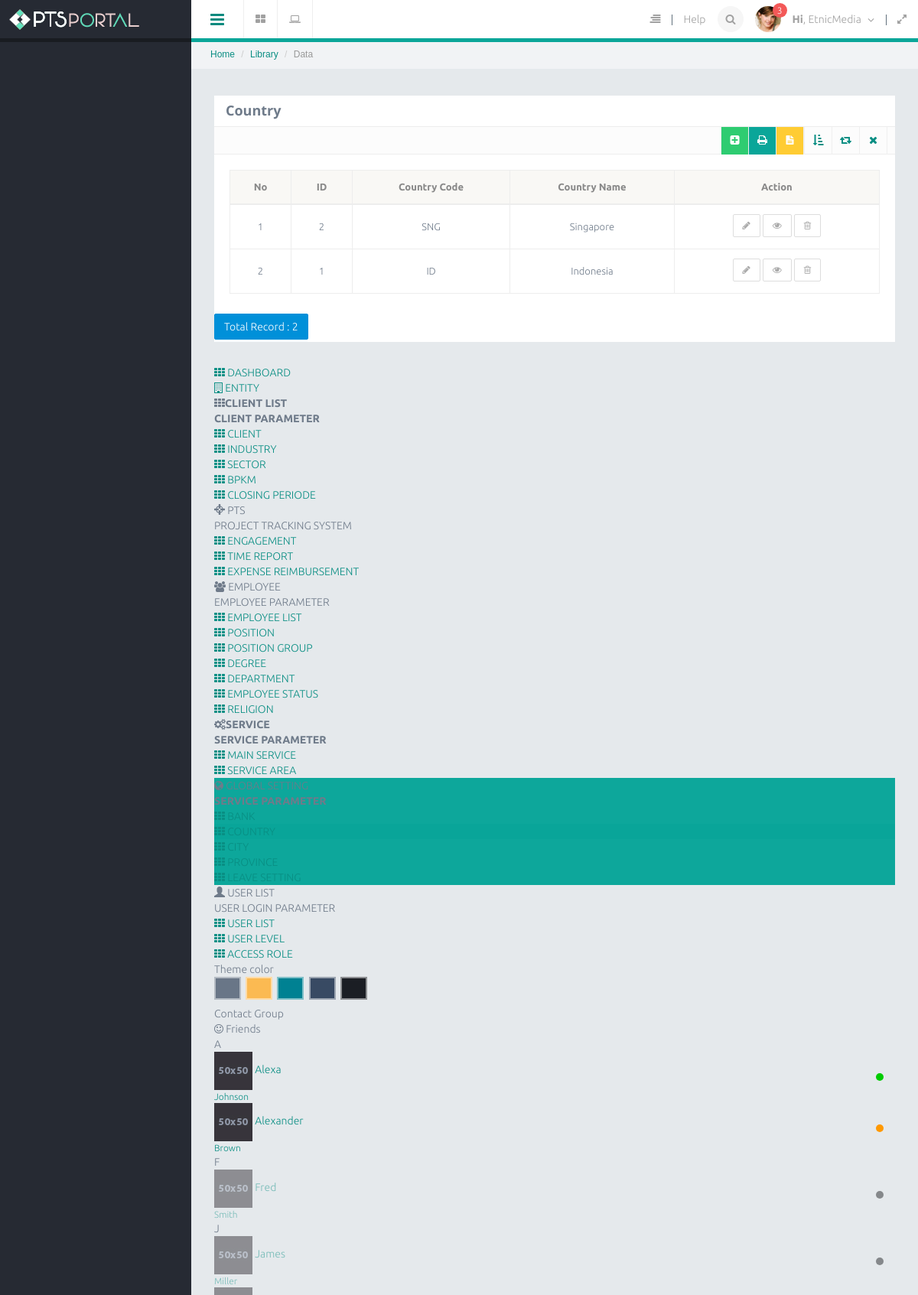
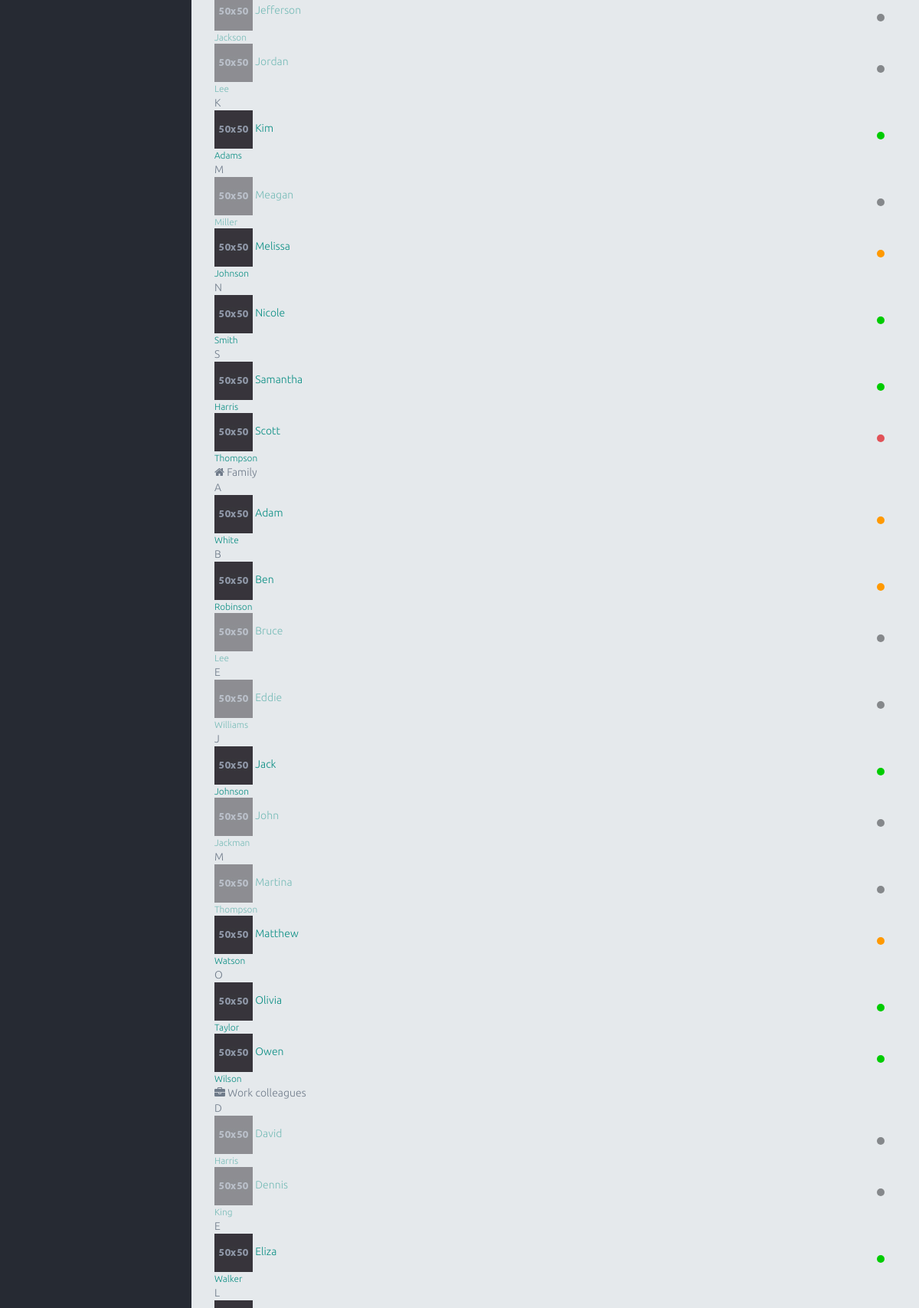
Screenshot of /index.php/country (upper part) with the database file from the repository (2 pictures, top to bottom).
### tables this page shows
CREATE TABLE `country` (
  `id` int(11) NOT NULL AUTO_INCREMENT,
  `CountryCode` varchar(5) NOT NULL,
  `CountryName` varchar(50) NOT NULL,
  `CountryDeleted` tinyint(4) NOT NULL,
  PRIMARY KEY (`id`)
);

### application/libraries/Template.php (called while the page is built, shortened)
<?php
class Template{
    protected $_CI;
    function __construct(){
        $this->_CI=&get_instance();
    }
    function caplet($template,$data=null){
        $data['_content']=$this->_CI->load->view($template,$data,true);
        $data['_header']=$this->_CI->load->view('themes/caplet/header',$data,true);
        $data['_slideleft']=$this->_CI->load->view('themes/caplet/slideleft',$data,true);
        $data['_modal_message']=$this->_CI->load->view('themes/caplet/modal_message',$data,true);
        $data['_modal_notification']=$this->_CI->load->view('themes/caplet/modal_notification',$data,true);
        $data['_leftnav']=$this->_CI->load->view('themes/caplet/leftnav',$data,true);
        $data['_rightnav']=$this->_CI->load->view('themes/caplet/rightnav',$data,true);
        $data['_sidebar']=$this->_CI->load->view('themes/caplet/sidebar',$data,true);
        $this->_CI->load->view('themes/caplet.php',$data);
    }
}

### application/controllers/Country.php (called while the page is built, shortened)
<?php
class Country extends CI_Controller
{
    public function index()
    {
        $q = urldecode($this->input->get('q', TRUE));
        $start = intval($this->input->get('start'));
        if ($q <> '') {
            $config['base_url'] = base_url() . 'country/index.html?q=' . urlencode($q);
            $config['first_url'] = base_url() . 'country/index.html?q=' . urlencode($q);
        } else {
            $config['base_url'] = base_url() . 'country/';
            $config['first_url'] = base_url() . 'country/';
        }
        $config['per_page'] = 10;
        $config['page_query_string'] = TRUE;
        $config['total_rows'] = $this->Mcountry->total_rows($q);
        $country = $this->Mcountry->get_limit_data($config['per_page'], $start, $q);
        $this->pagination->initialize($config);
        $data = array(
            'country_data' => $country,
            'q' => $q,
            'pagination' => $this->pagination->create_links(),
            'total_rows' => $config['total_rows'],
            'start' => $start,
        );
        $this->template->caplet('country/country_list', $data);
    }
}

### index.php (called while the page is built, shortened)
<?php
require_once BASEPATH.'core/CodeIgniter.php';

### application/config/config.php (called while the page is built, shortened)
<?php
$config['base_url'] = "http://".$_SERVER['HTTP_HOST'];
$config['base_url'] .= preg_replace('@/+$@','',dirname($_SERVER['SCRIPT_NAME'])).'/';
$config['index_page'] = '';
$config['uri_protocol']	= 'REQUEST_URI';
$config['url_suffix'] = 'html';
$config['language']	= 'english';
$config['charset'] = 'UTF-8';
$config['enable_hooks'] = FALSE;
$config['subclass_prefix'] = 'MY_';
$config['composer_autoload'] = FALSE;
$config['permitted_uri_chars'] = 'a-z 0-9~%.:_\-';
$config['allow_get_array'] = TRUE;
$config['enable_query_strings'] = FALSE;
$config['controller_trigger'] = 'c';
$config['function_trigger'] = 'm';
$config['directory_trigger'] = 'd';
$config['log_threshold'] = 0;
$config['log_path'] = '';
$config['log_file_extension'] = '';
$config['log_file_permissions'] = 0644;
$config['log_date_format'] = 'Y-m-d H:i:s';
$config['error_views_path'] = '';
$config['cache_path'] = '';
$config['cache_query_string'] = FALSE;
$config['encryption_key'] = 'randomstring';
$config['sess_driver'] = 'files';
$config['sess_cookie_name'] = 'ci_session';
$config['sess_expiration'] = 7200;
$config['sess_save_path'] = sys_get_temp_dir();
$config['sess_match_ip'] = FALSE;
$config['sess_time_to_update'] = 300;
$config['sess_regenerate_destroy'] = FALSE;
$config['cookie_prefix']	= '';
$config['cookie_domain']	= '';
$config['cookie_path']		= '/';
$config['cookie_secure']	= FALSE;
$config['cookie_httponly'] 	= FALSE;
$config['standardize_newlines'] = FALSE;
$config['global_xss_filtering'] = FALSE;
$config['csrf_protection'] = FALSE;
$config['csrf_token_name'] = 'csrf_test_name';
$config['csrf_cookie_name'] = 'csrf_cookie_name';
$config['csrf_expire'] = 7200;
$config['csrf_regenerate'] = TRUE;
$config['csrf_exclude_uris'] = array();
$config['compress_output'] = FALSE;
$config['time_reference'] = 'local';
$config['rewrite_short_tags'] = FALSE;
$config['proxy_ips'] = '';

### application/models/Mcountry.php (called while the page is built, shortened)
<?php
class Mcountry extends CI_Model
{
    public $table = 'country';
    public $id = 'id';
    public $order = 'DESC';
    function total_rows($q = NULL) {
        $this->db->like('id', $q);
	$this->db->or_like('CountryCode', $q);
	$this->db->or_like('CountryName', $q);
	$this->db->or_like('CountryDeleted', $q);
	$this->db->from($this->table);
        return $this->db->count_all_results();
    }
    function get_limit_data($limit, $start = 0, $q = NULL) {
        $this->db->order_by($this->id, $this->order);
        $this->db->like('id', $q);
	$this->db->or_like('CountryCode', $q);
	$this->db->or_like('CountryName', $q);
	$this->db->or_like('CountryDeleted', $q);
	$this->db->limit($limit, $start);
        return $this->db->get($this->table)->result();
    }
}

### application/views/country/country_list.php (the view, shortened to what this page needs)
    <div class="row">
    <div class="col-lg-12">
        <section class="panel">
            <header class="panel-heading">
                <h4><strong>Country</strong></h4>
            </header>
            <div class="panel-tools fully" align="right" data-toolscolor="#6CC3A0">
                <ul class="tooltip-area">
                    <li>
                        <a href="<?= site_url('country/create'); ?>" class="btn btn-success" title="create new data"><i class="fa fa-plus-square"></i></a>
                    </li>
                    <li>
                        <a href="<?= site_url('country/excel'); ?>" class="btn btn-theme-inverse" title="download excel"><i class="fa fa-print"></i></a>
                    </li>
                    <li>
                        <a href="<?= site_url('country/word'); ?>" class="btn btn-warning" title="download word"><i class="fa fa-file-text"></i></a>
                    </li>
                    <li><a href="javascript:void(0)" class="btn btn-collapse" title="Collapse"><i class="fa fa-sort-amount-asc"></i></a></li>
                    <li><a href="javascript:void(0)" class="btn btn-reload"  title="Reload"><i class="fa fa-retweet"></i></a></li>
                    <li><a href="javascript:void(0)" class="btn btn-close" title="Close"><i class="fa fa-times"></i></a></li>
                </ul>
            </div>
        <div class="panel-body">
        <table class="table table-bordered" style="margin-bottom: 10px">
        <thead>
            <tr>
                <th>No</th>
		<th>ID</th>
		<th>Country Code</th>
		<th>Country Name</th>
		<th>Action</th>
		</tr>
		</thead>
		<tbody align="center">
            <?php
            foreach ($country_data as $country)
            {
                ?>
                <tr>
			<td width="80px"><?php echo ++$start ?></td>
			<td width="80px"><?php echo $country->id ?></td>
			<td><?php echo $country->CountryCode ?></td>
			<td><?php echo $country->CountryName ?></td>
                        <td>
                                        <span class="tooltip-area">
                                            <a href="<?= site_url('country/update/' . $country->id) ?>" class="btn btn-default btn-sm" title="Edit"><i class="fa fa-pencil"></i>
                                            </a>
                                            <a href="<?= site_url('country/read/' . $country->id) ?>" class="btn btn-default btn-sm" title="detail"><i class="fa fa-eye"></i>
                                            </a>
                                            <a href="<?= site_url('country/delete/' . $country->id) ?>"  onclick="javasciprt: return confirm('Are You Sure ?')" class="btn btn-default btn-sm" title="Delete" onclick="javasciprt: return confirm('Are You Sure ?')"><i class="fa fa-trash-o"></i>
                                            </a>
                                        </span>
                                    </td>
		</tr>
                <?php
            }
            ?>
            </tbody>
        </table>
        </div>
        <div class="row">
            <div class="col-md-6">
                <a href="#" class="btn btn-primary">Total Record : <?php echo $total_rows ?></a>
	    </div>
            <div class="col-md-6 text-right">
            </div>
        </div>
    </body>
</html>

### rows the page displays
country: id "2", CountryCode "SNG", CountryName "Singapore"
country: id "1", CountryCode "ID", CountryName "Indonesia"

### other values shown
$total_rows "2"
